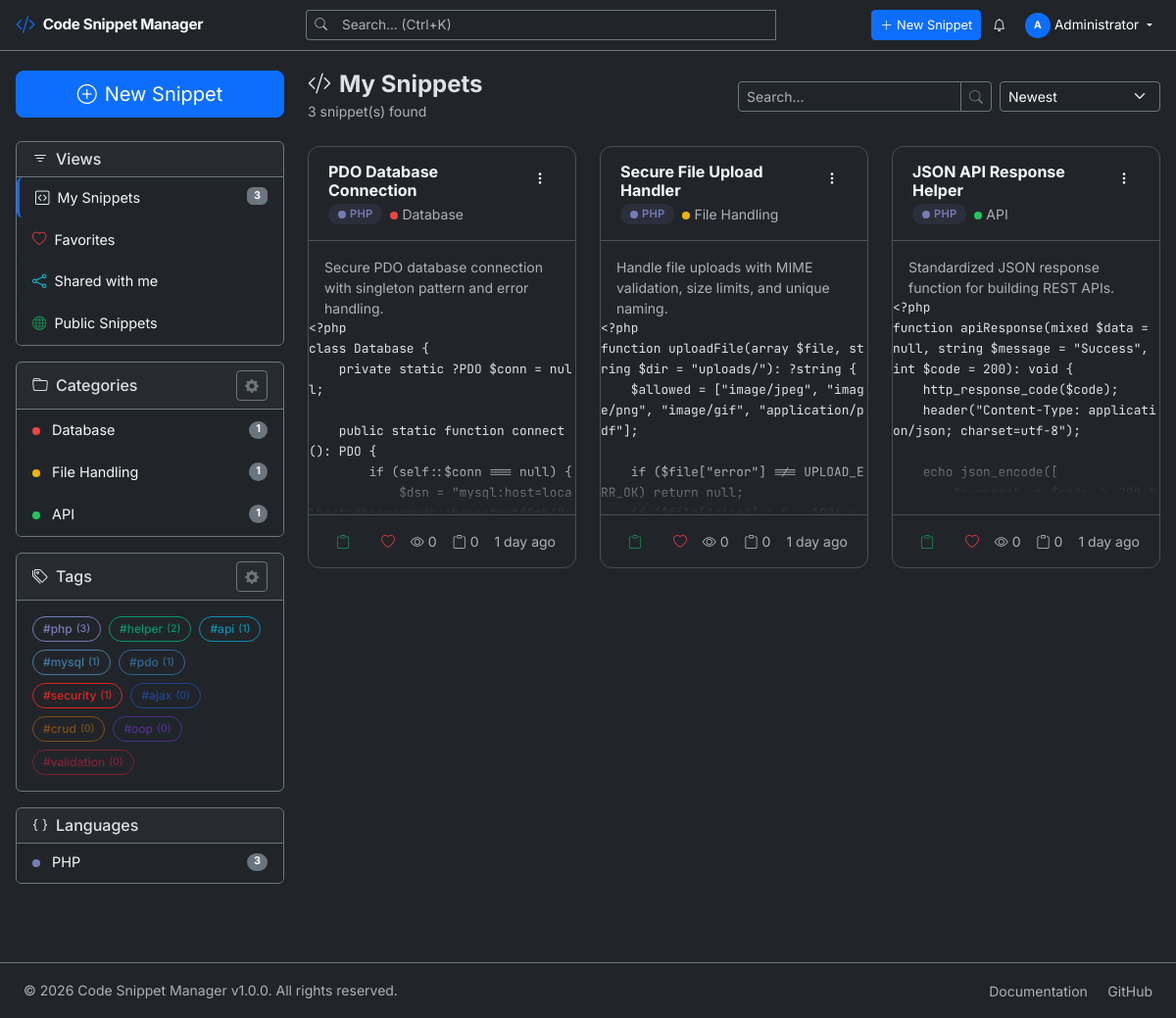
/index.php (signed in), run on the app's committed database.
### tables this page shows
CREATE TABLE `categories` (
    `id` INT UNSIGNED AUTO_INCREMENT PRIMARY KEY,
    `name` VARCHAR(100) NOT NULL,
    `slug` VARCHAR(100) NOT NULL UNIQUE,
    `description` TEXT DEFAULT NULL,
    `color` VARCHAR(7) DEFAULT '#6366f1',
    `icon` VARCHAR(50) DEFAULT 'folder',
    `parent_id` INT UNSIGNED DEFAULT NULL,
    `sort_order` INT DEFAULT 0,
    `created_by` INT UNSIGNED DEFAULT NULL,
    `created_at` DATETIME DEFAULT CURRENT_TIMESTAMP,
    `updated_at` DATETIME DEFAULT CURRENT_TIMESTAMP ON UPDATE CURRENT_TIMESTAMP,
    FOREIGN KEY (`parent_id`) REFERENCES `categories`(`id`) ON DELETE SET NULL,
    FOREIGN KEY (`created_by`) REFERENCES `users`(`id`) ON DELETE SET NULL,
    INDEX `idx_slug` (`slug`),
    INDEX `idx_parent` (`parent_id`)
);

CREATE TABLE `tags` (
    `id` INT UNSIGNED AUTO_INCREMENT PRIMARY KEY,
    `name` VARCHAR(50) NOT NULL UNIQUE,
    `slug` VARCHAR(50) NOT NULL UNIQUE,
    `color` VARCHAR(7) DEFAULT '#8b5cf6',
    `created_at` DATETIME DEFAULT CURRENT_TIMESTAMP,
    INDEX `idx_slug` (`slug`)
);

CREATE TABLE `snippets` (
    `id` INT UNSIGNED AUTO_INCREMENT PRIMARY KEY,
    `title` VARCHAR(255) NOT NULL,
    `slug` VARCHAR(255) NOT NULL,
    `description` TEXT DEFAULT NULL,
    `code` LONGTEXT NOT NULL,
    `language` VARCHAR(50) DEFAULT 'php',
    `category_id` INT UNSIGNED DEFAULT NULL,
    `user_id` INT UNSIGNED NOT NULL,
    `is_public` TINYINT(1) DEFAULT 0,
    `is_pinned` TINYINT(1) DEFAULT 0,
    `views_count` INT UNSIGNED DEFAULT 0,
    `copies_count` INT UNSIGNED DEFAULT 0,
    `version` INT UNSIGNED DEFAULT 1,
    `created_at` DATETIME DEFAULT CURRENT_TIMESTAMP,
    `updated_at` DATETIME DEFAULT CURRENT_TIMESTAMP ON UPDATE CURRENT_TIMESTAMP,
    FOREIGN KEY (`category_id`) REFERENCES `categories`(`id`) ON DELETE SET NULL,
    FOREIGN KEY (`user_id`) REFERENCES `users`(`id`) ON DELETE CASCADE,
    INDEX `idx_slug` (`slug`),
    INDEX `idx_language` (`language`),
    INDEX `idx_user` (`user_id`),
    INDEX `idx_category` (`category_id`),
    INDEX `idx_public` (`is_public`),
    FULLTEXT INDEX `idx_search` (`title`, `description`, `code`)
);

### index.php (the view, shortened to what the rows shown need)
<?php
$snippetModel = new Snippet();
$categoryModel = new Category();
$tagModel = new Tag();
$favoriteModel = new Favorite();
$filters = [
    'user_id'     => Auth::userId(),
    'category_id' => $_GET['category'] ?? null,
    'language'    => $_GET['language'] ?? null,
    'search'      => $_GET['search'] ?? null,
    'tag_id'      => $_GET['tag'] ?? null,
    'sort'        => $_GET['sort'] ?? 'newest',
    'current_user_id' => Auth::userId(),
];
$page = getCurrentPage();
$result = $snippetModel->getAll($filters, $page);
$favoriteIds = $favoriteModel->getUserFavoriteIds(Auth::userId());
$currentUserId = Auth::userId();
$categories = $categoryModel->getAll($currentUserId);
$tags = $tagModel->getAll($currentUserId);
require_once __DIR__ . '/includes/header.php';
?>
<div class="row">
    <div class="col-lg-3 col-md-4 mb-4">
        <div class="filter-sidebar">
            <div class="card bg-dark border-secondary mb-3">
                <div class="list-group list-group-flush bg-dark">
                    <?php
                        $userCategories = array_filter($categories, function($cat) {
                            return (int) $cat['snippet_count'] > 0;
                        });
                    ?>
                    <?php if (empty($userCategories)): ?>
                        <div class="text-muted small p-3 text-center">
                            <i class="bi bi-folder me-1"></i>No categories used yet.
                            Assign a category when creating a snippet.
                        </div>
                    <?php else: ?>
                        <?php foreach ($userCategories as $cat): ?>
                        <a href="<?php echo APP_URL; ?>/index.php?category=<?php echo $cat['id']; ?>"
                           class="list-group-item list-group-item-action bg-dark text-light d-flex justify-content-between align-items-center <?php echo ($_GET['category'] ?? '') == $cat['id'] ? 'active' : ''; ?>">
                            <span>
                                <span class="language-dot me-2" style="background: <?php echo $cat['color']; ?>"></span>
                                <?php echo sanitize($cat['name']); ?>
                            </span>
                            <span class="badge bg-secondary rounded-pill"><?php echo $cat['snippet_count']; ?></span>
                        </a>
                        <?php endforeach; ?>
                    <?php endif; ?>
                </div>
            </div>
            <div class="card bg-dark border-secondary mb-3">
                <div class="card-body">
                    <?php if (empty($tags)): ?>
                        <p class="text-muted small mb-0 text-center">
                            <i class="bi bi-tag me-1"></i>No tags created yet.
                            Add tags when creating a snippet.
                        </p>
                    <?php else: ?>
                    <div class="d-flex flex-wrap gap-2">
                        <?php foreach ($tags as $tag): ?>
                        <?php
                            $isActive = ($_GET['tag'] ?? '') == $tag['id'];
                            $count = (int) $tag['usage_count'];
                            $opacity = $count > 0 ? '' : 'opacity-50';
                        ?>
                        <a href="<?php echo APP_URL; ?>/index.php?tag=<?php echo $tag['id']; ?>"
                           class="tag-badge text-decoration-none <?php echo $isActive ? 'bg-primary text-white border-primary' : $opacity; ?>"
                           style="<?php echo !$isActive ? 'border-color: ' . $tag['color'] . '; color: ' . $tag['color'] : ''; ?>"
                           title="<?php echo $count; ?> snippet(s)">
                            #<?php echo sanitize($tag['name']); ?>
                            <small>(<?php echo $count; ?>)</small>
                        </a>
                        <?php endforeach; ?>
                    </div>
                    <?php endif; ?>
                </div>
            </div>
        </div>
    </div>
    <div class="col-lg-9 col-md-8">
        <?php if (empty($result['data'])): ?>
        <div class="empty-state">
            <i class="bi bi-inbox"></i>
            <h5>No snippets found</h5>
            <p class="text-muted">Create your first snippet to get started!</p>
            <a href="<?= APP_URL ?>/create.php" class="btn btn-primary">
                <i class="bi bi-plus-lg me-1"></i>Create Snippet
            </a>
        </div>
        <?php else: ?>
        <div class="row g-4">
            <?php foreach ($result['data'] as $snippet): ?>
            <div class="col-lg-6 col-xl-4" id="snippet-<?= $snippet['id'] ?>">
                <div class="snippet-card card h-100 fade-in">
                    <div class="card-header d-flex justify-content-between align-items-start">
                        <div class="flex-grow-1 me-2">
                            <h6 class="mb-1">
                                <a href="<?= APP_URL ?>/view.php?id=<?= $snippet['id'] ?>" class="text-decoration-none text-light fw-bold">
                                    <?= sanitize(truncate($snippet['title'], 40)) ?>
                                </a>
                            </h6>
                            <div class="d-flex align-items-center gap-2">
                                <span class="language-badge" style="background: <?= getLanguageInfo($snippet['language'])['color'] ?>20; color: <?= getLanguageInfo($snippet['language'])['color'] ?>">
                                    <span class="language-dot" style="background: <?= getLanguageInfo($snippet['language'])['color'] ?>"></span>
                                    <?= getLanguageInfo($snippet['language'])['label'] ?>
                                </span>
                                <?php if ($snippet['category_name']): ?>
                                <small class="text-muted">
                                    <span class="language-dot" style="background: <?= $snippet['category_color'] ?>"></span>
                                    <?= sanitize($snippet['category_name']) ?>
                                </small>
                                <?php endif; ?>
                            </div>
                        </div>
                        <div class="dropdown">
                            <button class="btn btn-sm btn-dark" data-bs-toggle="dropdown">
                                <i class="bi bi-three-dots-vertical"></i>
                            </button>
                        </div>
                    </div>
                    <div class="card-body">
                        <?php if ($snippet['description']): ?>
                        <p class="small text-muted px-3 pt-3 mb-0"><?= sanitize(truncate($snippet['description'], 100)) ?></p>
                        <?php endif; ?>
                        <div class="code-preview">
                            <pre><code class="language-<?= $snippet['language'] ?>" id="code-<?= $snippet['id'] ?>"><?= sanitize(truncate($snippet['code'], 300)) ?></code></pre>
                        </div>
                    </div>
                    <div class="card-footer d-flex justify-content-between align-items-center">
                        <div class="d-flex gap-3">
                            <button class="btn btn-sm btn-outline-success border-0" data-copy data-snippet-id="<?= $snippet['id'] ?>" title="Copy code">
                                <i class="bi bi-clipboard"></i>
                            </button>
                            <button class="btn btn-sm btn-outline-danger border-0" data-favorite data-snippet-id="<?= $snippet['id'] ?>" title="Toggle favorite">
                                <i class="bi <?= in_array($snippet['id'], $favoriteIds) ? 'bi-heart-fill text-danger' : 'bi-heart' ?>"></i>
                            </button>
                        </div>
                        <div class="d-flex align-items-center gap-3 text-muted small">
                            <span title="Views"><i class="bi bi-eye me-1"></i><?= formatNumber($snippet['views_count']) ?></span>
                            <span title="Copies"><i class="bi bi-clipboard me-1"></i><?= formatNumber($snippet['copies_count']) ?></span>
                            <span title="Created"><?= timeAgo($snippet['created_at']) ?></span>
                        </div>
                    </div>
                </div>
            </div>
            <?php endforeach; ?>
        </div>
        <?php endif; ?>
    </div>
</div>
<?php require_once __DIR__ . '/includes/footer.php'; ?>

### data on the page
categories: name "Database", snippet_count "1"
categories: name "File Handling", snippet_count "1"
categories: name "API", snippet_count "1"
tags: name "php", count "3"
tags: name "helper", count "2"
tags: name "api", count "1"
tags: name "mysql", count "1"
tags: name "pdo", count "1"
tags: name "security", count "1"
tags: name "ajax", count "0"
tags: name "crud", count "0"
tags: name "oop", count "0"
tags: name "validation", count "0"
snippets: title "PDO Database Connection", language "PHP", category.name "Database", description "Secure PDO database connection with singleton pattern and error handling.", code "<?php class Database { private static ?PDO $conn = null; public static function connect(): PDO { if (self::$conn === null) { $dsn =…", views_count "0", copies_count "0", created_at "1 day ago"
snippets: title "Secure File Upload Handler", language "PHP", category.name "File Handling", description "Handle file uploads with MIME validation, size limits, and unique naming.", code "<?php function uploadFile(array $file, string $dir = \"uploads/\"): ?string { $allowed = [\"image/jpeg\", \"image/png\", \"image/gif\", \"application/pdf\"]; if ($file[\"error\"] !== UPLOAD_ERR_OK) return null;…", views_count "0", copies_count "0", created_at "1 day ago"
snippets: title "JSON API Response Helper", language "PHP", category.name "API", description "Standardized JSON response function for building REST APIs.", code "<?php function apiResponse(mixed $data = null, string $message = \"Success\", int $code = 200): void { http_response_code($code); header(\"Content-Type: application/json; charset=utf-8\"); echo json_encode([…", views_count "0", copies_count "0", created_at "1 day ago"

### other printed values
APP_NAME "Code Snippet Manager"
$userInitial "A"
$userFullName "Administrator"
$result['total'] "3"
$label "PHP"
$langCount "3"
APP_VERSION "1.0.0"
